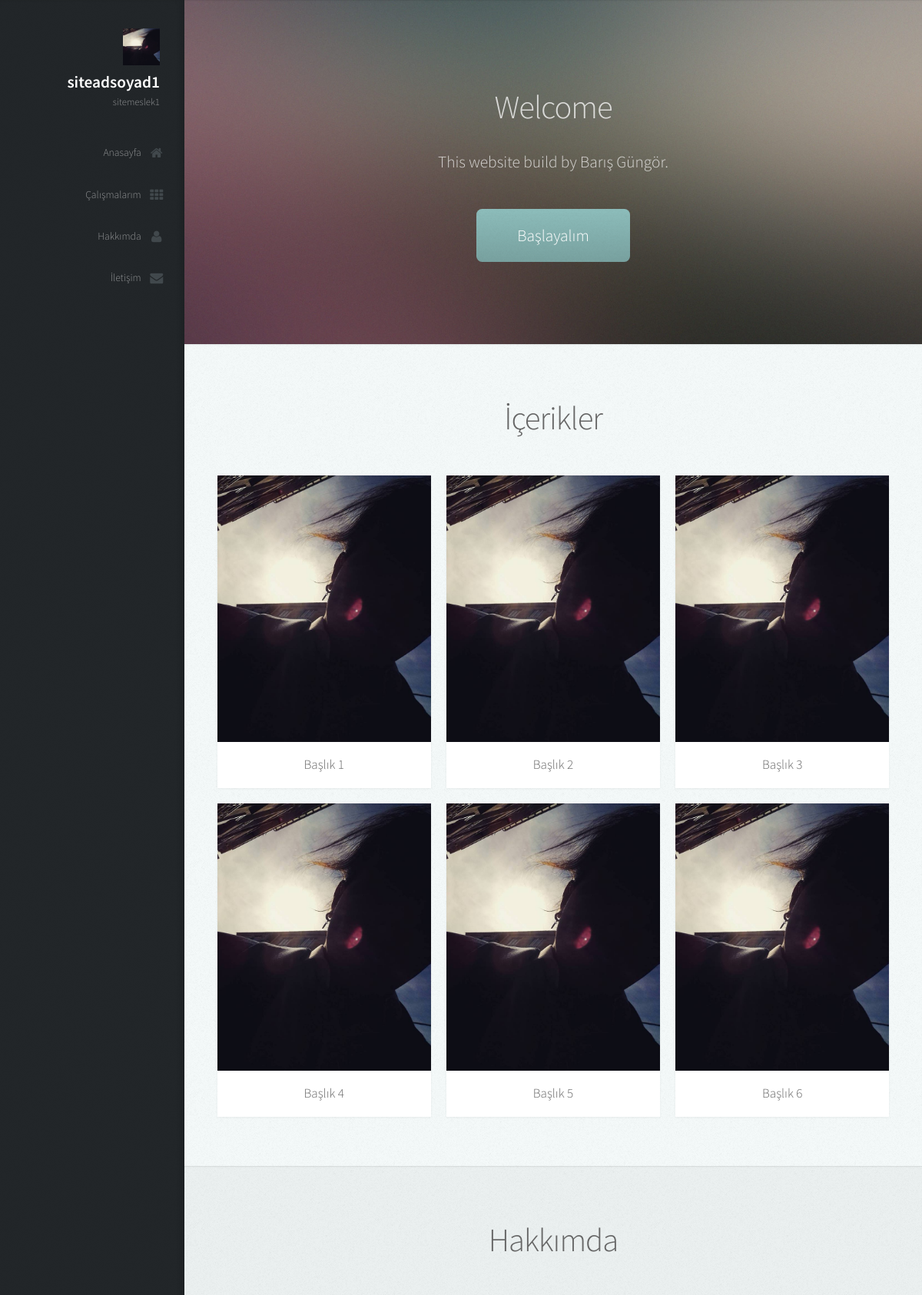
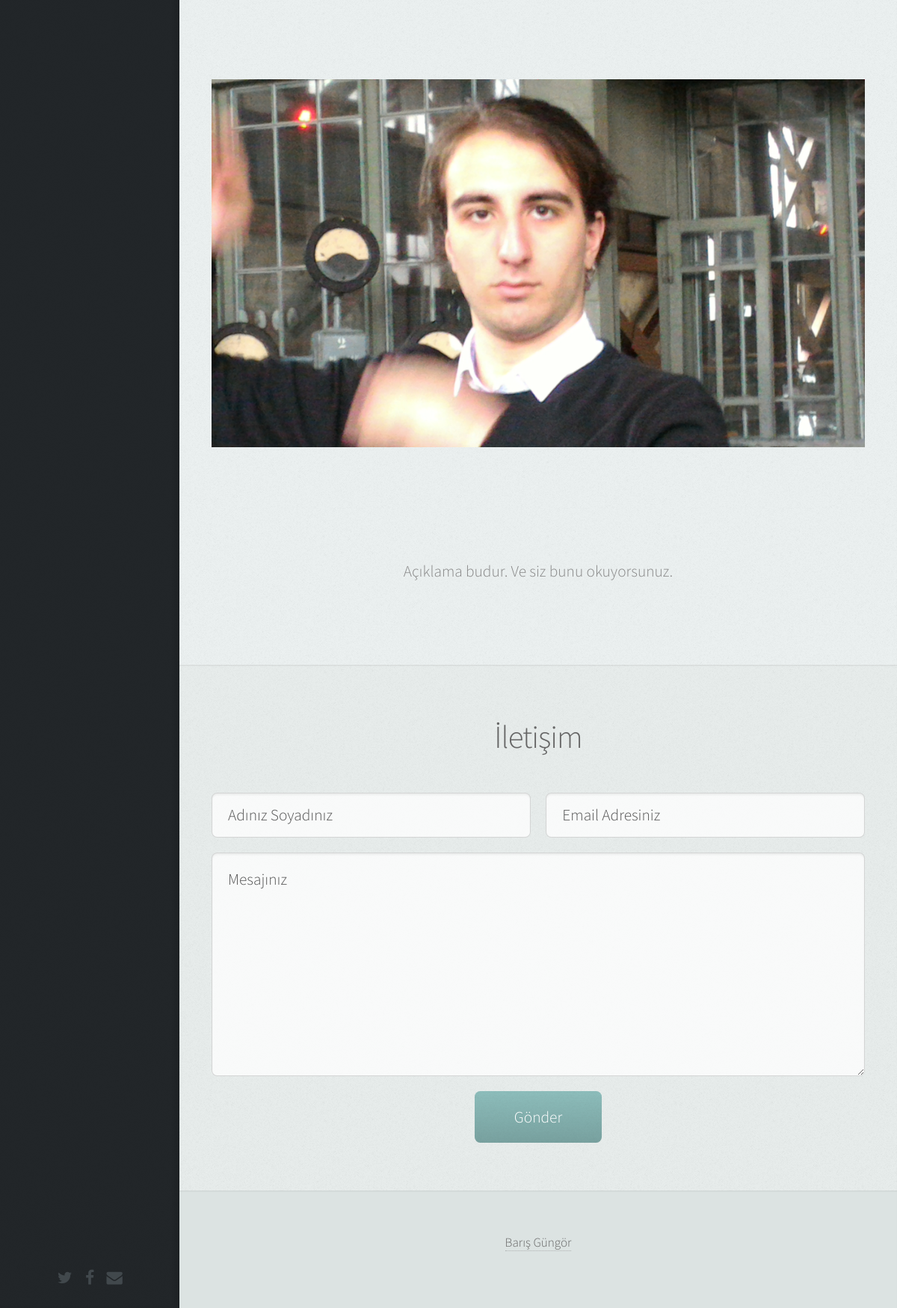
The page / on the database its author committed (2 pictures, top to bottom).
### tables this page shows
CREATE TABLE IF NOT EXISTS `ayarlar` (
  `id` int NOT NULL,
  `site_baslik` varchar(255) DEFAULT NULL,
  `site_keywords` varchar(255) DEFAULT NULL,
  `site_description` varchar(255) DEFAULT NULL,
  `site_durum` varchar(255) DEFAULT NULL,
  `site_facebook` varchar(255) DEFAULT NULL,
  `site_twitter` varchar(255) DEFAULT NULL,
  `site_email` varchar(255) DEFAULT NULL,
  `site_kad` varchar(255) DEFAULT NULL,
  `site_pass` varchar(255) DEFAULT NULL,
  `site_adSoyad` varchar(255) DEFAULT NULL,
  `site_meslek` varchar(255) DEFAULT NULL,
  `site_resim` varchar(255) DEFAULT NULL,
  PRIMARY KEY (`id`)
);

CREATE TABLE IF NOT EXISTS `anasayfa` (
  `id` int NOT NULL,
  `yazi1` varchar(255) DEFAULT NULL,
  `yazi2` varchar(255) DEFAULT NULL,
  PRIMARY KEY (`id`)
);

CREATE TABLE IF NOT EXISTS `calismalar` (
  `id` int NOT NULL AUTO_INCREMENT,
  `baslik` varchar(255) DEFAULT NULL,
  `resim` varchar(255) DEFAULT NULL,
  `aciklama` varchar(255) DEFAULT NULL,
  PRIMARY KEY (`id`)
);

CREATE TABLE IF NOT EXISTS `hakkimda` (
  `id` int NOT NULL,
  `resim` varchar(255) DEFAULT NULL,
  `yazi` text,
  PRIMARY KEY (`id`)
);

### admin/include/database.php (called while the page is built, shortened)
<?php
$servername = 'localhost';
$dbname     = 'pro1';
$username   = 'root';
$password   = '';
$port       = '3306';
try {
  $db = new PDO("mysql:host=$servername;dbname=$dbname;port=$port", $username, $password);
  $db->setAttribute(PDO::ATTR_ERRMODE, PDO::ERRMODE_EXCEPTION);
} catch(PDOException $e) {
  echo "Connection failed: " . $e->getMessage();
}
$ayarlar = $db->prepare("SELECT * FROM ayarlar WHERE id=:id");
$ayarlar->execute(["id" => 1]);
$ayar = $ayarlar->fetch(PDO::FETCH_OBJ);
?>

### index.php (the view, shortened to what this page needs)
<?php include 'include/header.php'; ?>
<?php
	$anasayfa = $db ->prepare("SELECT * FROM anasayfa WHERE id=:idd");
	$anasayfa->execute(["idd"=>1]);
	$anasayfarow = $anasayfa->fetch(PDO::FETCH_OBJ);
?>
					<section id="top" class="one dark cover">
						<div class="container">
							<header>
								<h2 class="alt"> <?= $anasayfarow->yazi1 ?> </h2>
								<p><?= $anasayfarow->yazi2 ?></p>
							</header>
							<footer>
								<a href="#portfolio" class="button scrolly">Başlayalım</a>
							</footer>
						</div>
					</section>
					<section id="portfolio" class="two">
						<div class="container">
							<header>
								<h2>İçerikler</h2>
							</header>
<?php
	$calismalarim = $db->query("SELECT * FROM calismalar")->fetchAll(PDO::FETCH_OBJ);
?>
							<div class="row">
								<?php
									foreach($calismalarim as $row){
								?>
								<div class="4u 12u$(mobile)">
									<article class="item">
										<a href="detay.php?id=<?=$row->id?>" class="image fit"><img src="assets/upload/<?= $row->resim ?>" alt="" /></a>
										<header>
											<h3><?= $row->baslik?></h3>
										</header>
									</article>
								</div>
							<?php  } ?>
							</div>
						</div>
					</section>
<?php
	$hakkimizda=$db->prepare("SELECT * FROM hakkimda WHERE id=:id");
	$hakkimizda->execute(["id"=>1]);
	$hakkimdaRow= $hakkimizda->fetch(PDO::FETCH_OBJ);
?>
					<section id="about" class="three">
						<div class="container">
							<header>
								<h2>Hakkımda</h2>
							</header>
							<a href="#" class=" image featured">
							<img src="assets/upload/<?=$hakkimdaRow->resim?>"
							class="resimoran" width="100%" height="700" alt="" /></a>
							<p><?=$hakkimdaRow->yazi?> </p>
						</div>
					</section>
					<section id="contact" class="four">
						<div class="container">
							<header>
								<h2>İletişim</h2>
							</header>
							<form method="post" action="#">
								<div class="row">
									<div class="6u 12u$(mobile)"><input type="text" name="name" placeholder="Adınız Soyadınız" /></div>
									<div class="6u$ 12u$(mobile)"><input type="text" name="email" placeholder="Email Adresiniz" /></div>
									<div class="12u$">
										<textarea name="message" placeholder="Mesajınız"></textarea>
									</div>
									<div class="12u$">
										<input type="submit" value="Gönder" />
									</div>
								</div>
							</form>
						</div>
					</section>
		<?php include 'include/footer.php'; ?>

### include/header.php (shortened to what this page needs)
<?php require 'admin/include/database.php';
?>
<html>
	<head>
		<link rel="stylesheet" href="assets/css/main.css" />
	</head>
	<body>
			<div id="header">
				<div class="top">
						<div id="logo">
							<span class="image avatar48"><img src="assets/upload/<?=$ayar->site_resim?>" alt="" /></span>
							<h1 id="title"><?=$ayar->site_adSoyad?></h1>
							<p><?=$ayar->site_meslek?></p>
						</div>
						<nav id="nav">
							<ul>
								<li><a href="http://barisgungor.rf.gd/" id="top-link" class="skel-layers-ignoreHref"><span class="icon fa-home">Anasayfa</span></a></li>
								<li><a href="index.php#portfolio" id="portfolio-link" class="skel-layers-ignoreHref"><span class="icon fa-th">Çalışmalarım</span></a></li>
								<li><a href="index.php#about" id="about-link" class="skel-layers-ignoreHref"><span class="icon fa-user">Hakkımda</span></a></li>
								<li><a href="index.php#contact" id="contact-link" class="skel-layers-ignoreHref"><span class="icon fa-envelope">İletişim</span></a></li>
							</ul>
						</nav>
				</div>
				<div class="bottom">
						<ul class="icons">
							<li><a href="<?=$ayar->site_twitter?>" class="icon fa-twitter"><span class="label">Twitter</span></a></li>
							<li><a href="<?=$ayar->site_facebook?>" class="icon fa-facebook"><span class="label">Facebook</span></a></li>
							<li><a href="mailto:<?=$ayar->site_email?>" class="icon fa-envelope"><span class="label"><?=$ayar->site_resim?></span></a></li>
						</ul>
				</div>
			</div>
			<div id="main">

### include/footer.php (shortened to what this page needs)
</div>
<div id="footer">
    <ul class="copyright">
    <strong><a href="https://www.instagram.com/cahilbaris/">Barış Güngör</a></strong>
</div>
</body>
</html>

### index.php (style rules this page uses)
.resimoran { object-fit:contain; }

### rows shown on the page
ayarlar: site_resim (picture), site_adSoyad "siteadsoyad1", site_meslek "sitemeslek1"
anasayfa: yazi1 "Welcome", yazi2 "This website build by Barış Güngör."
calismalar: resim (picture), baslik "Başlık 1"
calismalar: resim (picture), baslik "Başlık 2"
calismalar: resim (picture), baslik "Başlık 3"
calismalar: resim (picture), baslik "Başlık 4"
calismalar: resim (picture), baslik "Başlık 5"
calismalar: resim (picture), baslik "Başlık 6"
hakkimda: resim (picture), yazi "Açıklama budur. Ve siz bunu okuyorsunuz."
